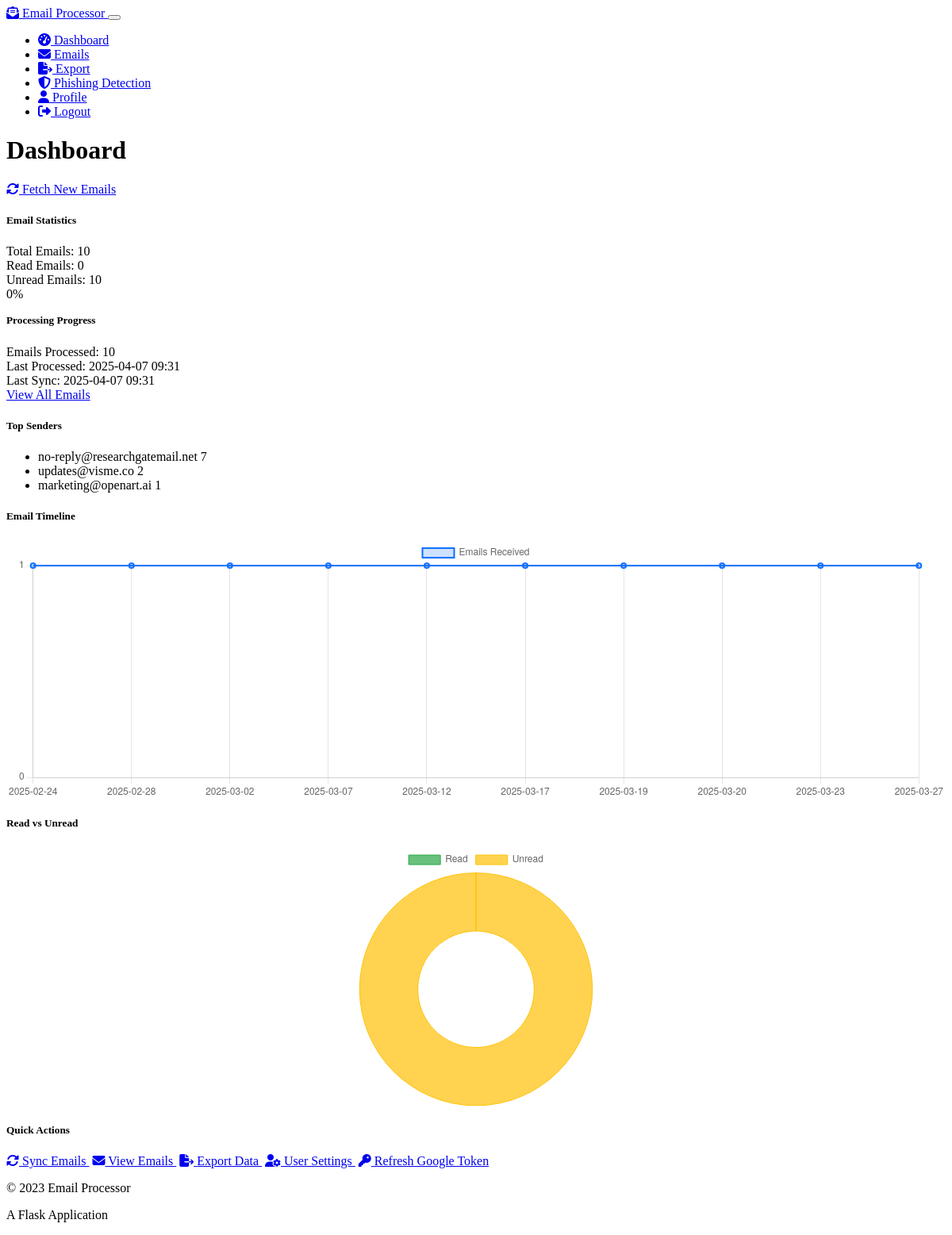
The page /dashboard (signed in) on the database its author committed.
### models.py (models this page shows, shortened)
class UserProgress(db.Model):
    id = db.Column(db.Integer, primary_key=True)
    user_id = db.Column(db.Integer, db.ForeignKey('user.id'), unique=True, nullable=False)
    total_emails_processed = db.Column(db.Integer, default=0)
    last_email_processed = db.Column(db.DateTime)
    last_sync_date = db.Column(db.DateTime)
    emails_read = db.Column(db.Integer, default=0)
    favorite_senders = db.Column(db.Text)  # Store as JSON

### email_processor.py (the view)
@email_processor_bp.route("/dashboard")
@login_required
def dashboard():
    progress = UserProgress.query.filter_by(user_id=current_user.id).first()
    if not progress:
        progress = UserProgress(user_id=current_user.id)
        db.session.add(progress)
        db.session.commit()
    favorite_senders = {}
    if progress.favorite_senders:
        try:
            favorite_senders = json.loads(progress.favorite_senders)
        except:
            favorite_senders = {}
    total_emails = Email.query.filter_by(user_id=current_user.id).count()
    read_emails = Email.query.filter_by(user_id=current_user.id, is_read=True).count()
    return render_template('dashboard.html',
                          progress=progress,
                          favorite_senders=favorite_senders,
                          total_emails=total_emails,
                          read_emails=read_emails)

### app.py (called while the page is built)
@login_manager.user_loader
def load_user(user_id):
    from models import User
    return User.query.get(int(user_id))

### templates/dashboard.html (shortened to what this page needs)
{% extends 'base.html' %}
{% block content %}
<div class="row mb-4">
    <div class="col-md-8">
        <h1 class="mb-4">Dashboard</h1>
    </div>
    <div class="col-md-4 text-end">
        <a href="{{ url_for('email_processor_bp.fetch_emails_route') }}" class="btn btn-primary">
            <i class="fas fa-sync-alt"></i> Fetch New Emails
        </a>
    </div>
</div>
<div class="row mb-4">
    <div class="col-md-4">
        <div class="card bg-dark mb-4">
            <div class="card-body">
                <h5 class="card-title">Email Statistics</h5>
                <div class="d-flex justify-content-between mb-2">
                    <span>Total Emails:</span>
                    <span class="badge bg-primary">{{ total_emails }}</span>
                </div>
                <div class="d-flex justify-content-between mb-2">
                    <span>Read Emails:</span>
                    <span class="badge bg-success">{{ read_emails }}</span>
                </div>
                <div class="d-flex justify-content-between mb-2">
                    <span>Unread Emails:</span>
                    <span class="badge bg-warning">{{ total_emails - read_emails }}</span>
                </div>
                <div class="progress mt-3">
                    {% set read_percentage = (read_emails / total_emails * 100) if total_emails > 0 else 0 %}
                    <div class="progress-bar" role="progressbar" style="width: {{ read_percentage }}%" aria-valuenow="{{ read_percentage }}" aria-valuemin="0" aria-valuemax="100">{{ read_percentage|round|int }}%</div>
                </div>
            </div>
        </div>
    </div>
    <div class="col-md-4">
        <div class="card bg-dark mb-4">
            <div class="card-body">
                <h5 class="card-title">Processing Progress</h5>
                <div class="d-flex justify-content-between mb-2">
                    <span>Emails Processed:</span>
                    <span class="badge bg-primary">{{ progress.total_emails_processed }}</span>
                </div>
                <div class="d-flex justify-content-between mb-2">
                    <span>Last Processed:</span>
                    <span>{{ progress.last_email_processed.strftime("%Y-%m-%d %H:%M") if progress.last_email_processed else "Never" }}</span>
                </div>
                <div class="d-flex justify-content-between mb-2">
                    <span>Last Sync:</span>
                    <span>{{ progress.last_sync_date.strftime("%Y-%m-%d %H:%M") if progress.last_sync_date else "Never" }}</span>
                </div>
            </div>
            <div class="card-footer text-center">
                <a href="{{ url_for('email_processor_bp.emails_list') }}" class="btn btn-sm btn-outline-primary">View All Emails</a>
            </div>
        </div>
    </div>
    <div class="col-md-4">
        <div class="card bg-dark mb-4">
            <div class="card-body">
                <h5 class="card-title">Top Senders</h5>
                {% if favorite_senders %}
                    <ul class="list-group list-group-flush">
                        {% for sender, count in favorite_senders.items() %}
                            <li class="list-group-item d-flex justify-content-between align-items-center bg-dark">
                                <span class="text-truncate" style="max-width: 70%;">{{ sender }}</span>
                                <span class="badge bg-primary rounded-pill">{{ count }}</span>
                            </li>
                        {% endfor %}
                    </ul>
                {% else %}
                    <p class="text-muted">No data available yet</p>
                {% endif %}
            </div>
        </div>
    </div>
</div>
<div class="row mb-4">
    <div class="col-md-8">
        <div class="card bg-dark mb-4">
            <div class="card-body">
                <h5 class="card-title">Email Timeline</h5>
                <canvas id="emailTimelineChart" height="250"></canvas>
            </div>
        </div>
    </div>
    <div class="col-md-4">
        <div class="card bg-dark mb-4">
            <div class="card-body">
                <h5 class="card-title">Read vs Unread</h5>
                <canvas id="readUnreadChart" height="250"></canvas>
            </div>
        </div>
    </div>
</div>
<div class="row mb-4">
    <div class="col-12">
        <div class="card bg-dark">
            <div class="card-body">
                <h5 class="card-title">Quick Actions</h5>
                <div class="d-flex flex-wrap gap-2">
                    <a href="{{ url_for('email_processor_bp.fetch_emails_route') }}" class="btn btn-primary">
                        <i class="fas fa-sync-alt"></i> Sync Emails
                    </a>
                    <a href="{{ url_for('email_processor_bp.emails_list') }}" class="btn btn-secondary">
                        <i class="fas fa-envelope"></i> View Emails
                    </a>
                    <a href="{{ url_for('csv_exporter_bp.export_page') }}" class="btn btn-info">
                        <i class="fas fa-file-export"></i> Export Data
                    </a>
                    <a href="{{ url_for('user_progress_bp.profile') }}" class="btn btn-warning">
                        <i class="fas fa-user-cog"></i> User Settings
                    </a>
                    <a href="{{ url_for('google_auth.refresh_token') }}" class="btn btn-outline-primary">
                        <i class="fas fa-key"></i> Refresh Google Token
                    </a>
                </div>
            </div>
        </div>
    </div>
</div>
{% endblock %}
{% block extra_js %}
<script>
document.addEventListener('DOMContentLoaded', function() {
    // Fetch the statistics data from the server
    fetch('{{ url_for("user_progress_bp.statistics") }}')
        .then(response => response.json())
        .then(data => {
            // Create Email Timeline Chart
            const timelineCtx = document.getElementById('emailTimelineChart').getContext('2d');
            new Chart(timelineCtx, {
                type: 'line',
                data: {
                    labels: data.email_timeline.dates,
                    datasets: [{
                        label: 'Emails Received',
                        data: data.email_timeline.counts,
                        backgroundColor: 'rgba(13, 110, 253, 0.2)',
                        borderColor: 'rgba(13, 110, 253, 1)',
                        borderWidth: 2,
                        tension: 0.1
                    }]
                },
                options: {
                    responsive: true,
                    maintainAspectRatio: false,
                    scales: {
                        y: {
                            beginAtZero: true,
                            ticks: {
                                precision: 0
                            }
                        }
                    }
                }
            });
            // Create Read vs Unread Chart
            const readUnreadCtx = document.getElementById('readUnreadChart').getContext('2d');
            new Chart(readUnreadCtx, {
                type: 'doughnut',
                data: {
                    labels: ['Read', 'Unread'],
                    datasets: [{
                        data: [data.read_status.read, data.read_status.unread],
                        backgroundColor: [
                            'rgba(40, 167, 69, 0.7)',
                            'rgba(255, 193, 7, 0.7)'
                        ],
                        borderColor: [
                            'rgba(40, 167, 69, 1)',
                            'rgba(255, 193, 7, 1)'
                        ],
                        borderWidth: 1
                    }]
                },
                options: {
                    responsive: true,
                    maintainAspectRatio: false
                }
            });
        })
        .catch(error => console.error('Error fetching statistics:', error));
});
</script>
{% endblock %}

### static/css/custom.css (style rules this page uses)
.card { transition: transform 0.2s ease-in-out; }
.progress { background-color: rgba(255, 255, 255, 0.1); border-radius: 0.5rem; height: 0.75rem; }
.progress-bar { background-color: var(--bs-primary); border-radius: 0.5rem; }
.list-group-item.bg-dark { border-color: rgba(255, 255, 255, 0.1); }
.btn { margin-right: 0.25rem; }

### rows shown on the page
UserProgress: total_emails_processed "10", last_email_processed "2025-04-07 09:31", last_sync_date "2025-04-07 09:31"

### other values the page prints
{{ total_emails }} "10"
{{ read_emails }} "0"
{{ total_emails - read_emails }} "10"
{{ read_percentage|round|int }} "0"
{{ sender }} "no-reply@researchgatemail.net" "updates@visme.co" "marketing@openart.ai"
{{ count }} "7" "2" "1"
